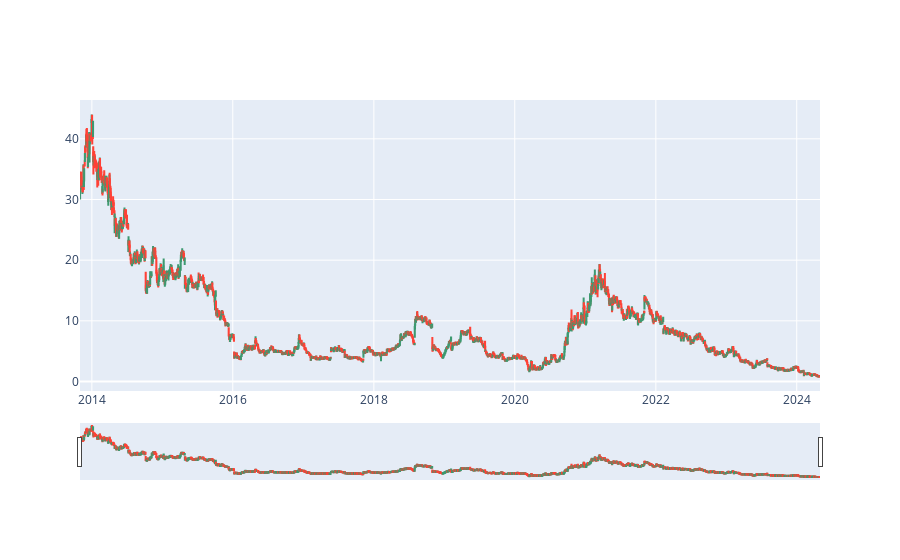

Notebook code for this chart:
### Markdown cell above
### CandleStick Chart

### Code cell
fig = go.Figure(data=[go.Candlestick(x=tcs_data['Date'],
                open=tcs_data['Open'],
                high=tcs_data['High'],
                low=tcs_data['Low'],
                close=tcs_data['Close'])])

fig.show()

### Figure 1 — Plotly figure (JSON) as saved in the notebook; plotly's stock layout.template omitted (floating-point values rounded to 4 significant figures; data arrays with more than 128 entries replaced by an {"elided": "..."} marker saying what was removed)
{"data": [{"close": {"elided": "2640 float values"}, "high": {"elided": "2640 float values"}, "low": {"elided": "2640 float values"}, "open": {"elided": "2640 float values"}, "type": "candlestick", "x": {"elided": "2640 str values"}}], "layout": {}}
